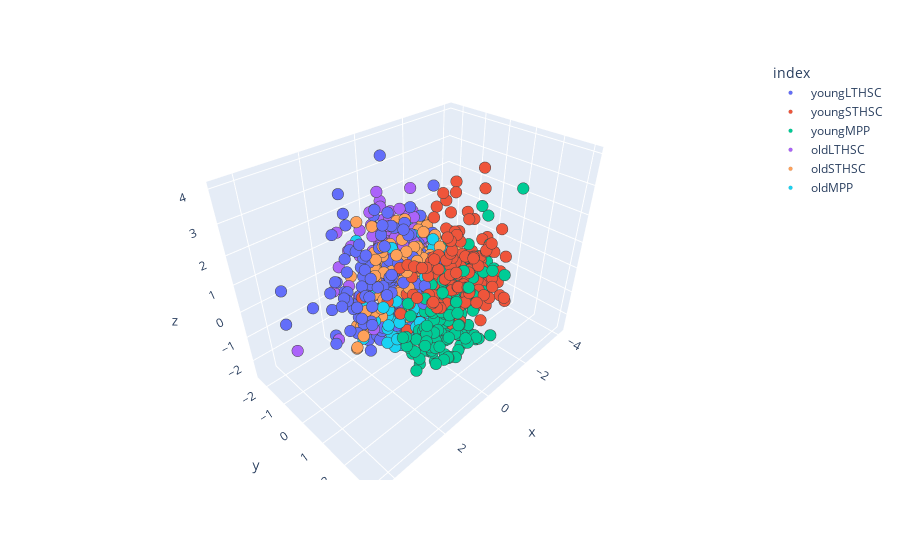

Here is the notebook cell this chart was saved with:
### Code cell
encoded = {'oldLTHSC':0, 'oldMPP':1, 'oldSTHSC':2, 'youngLTHSC':3, 'youngMPP':4, 'youngSTHSC':5}
cells = ['oldLTHSC' ,'oldMPP', 'oldSTHSC', 'youngLTHSC' ,'youngMPP' ,'youngSTHSC']
cell_types = [encoded.get(x, x) for x in dfz.index]
colormap = ['r', 'b', 'g', 'y', 'c', 'm']
cell_colors = [colormap[x] for x in cell_types]
dfpca = pd.DataFrame(zcomps, index = dfz.index)
dfpca
fig = px.scatter_3d(dfpca, zcomps[:,0], zcomps[:,1],zcomps[:,2], dfpca.index)
fig.update_traces(marker=dict(opacity =1, size=4,
                              line=dict(width= .1)))

fig.show()

### Figure 1 — Plotly figure (JSON) as saved in the notebook; plotly's stock layout.template omitted (floating-point values rounded to 4 significant figures; data arrays with more than 128 entries replaced by an {"elided": "..."} marker saying what was removed)
{"data": [{"hovertemplate": "index=youngLTHSC<br>x=%{x}<br>y=%{y}<br>z=%{z}<extra></extra>", "legendgroup": "youngLTHSC", "marker": {"color": "#636efa", "line": {"width": 0.1}, "opacity": 1, "size": 4, "symbol": "circle"}, "mode": "markers", "name": "youngLTHSC", "scene": "scene", "showlegend": true, "type": "scatter3d", "x": {"elided": "167 float values"}, "y": {"elided": "167 float values"}, "z": {"elided": "167 float values"}}, {"hovertemplate": "index=youngSTHSC<br>x=%{x}<br>y=%{y}<br>z=%{z}<extra></extra>", "legendgroup": "youngSTHSC", "marker": {"color": "#EF553B", "line": {"width": 0.1}, "opacity": 1, "size": 4, "symbol": "circle"}, "mode": "markers", "name": "youngSTHSC", "scene": "scene", "showlegend": true, "type": "scatter3d", "x": {"elided": "163 float values"}, "y": {"elided": "163 float values"}, "z": {"elided": "163 float values"}}, {"hovertemplate": "index=youngMPP<br>x=%{x}<br>y=%{y}<br>z=%{z}<extra></extra>", "legendgroup": "youngMPP", "marker": {"color": "#00cc96", "line": {"width": 0.1}, "opacity": 1, "size": 4, "symbol": "circle"}, "mode": "markers", "name": "youngMPP", "scene": "scene", "showlegend": true, "type": "scatter3d", "x": {"elided": "168 float values"}, "y": {"elided": "168 float values"}, "z": {"elided": "168 float values"}}, {"hovertemplate": "index=oldLTHSC<br>x=%{x}<br>y=%{y}<br>z=%{z}<extra></extra>", "legendgroup": "oldLTHSC", "marker": {"color": "#ab63fa", "line": {"width": 0.1}, "opacity": 1, "size": 4, "symbol": "circle"}, "mode": "markers", "name": "oldLTHSC", "scene": "scene", "showlegend": true, "type": "scatter3d", "x": {"elided": "183 float values"}, "y": {"elided": "183 float values"}, "z": {"elided": "183 float values"}}, {"hovertemplate": "index=oldSTHSC<br>x=%{x}<br>y=%{y}<br>z=%{z}<extra></extra>", "legendgroup": "oldSTHSC", "marker": {"color": "#FFA15A", "line": {"width": 0.1}, "opacity": 1, "size": 4, "symbol": "circle"}, "mode": "markers", "name": "oldSTHSC", "scene": "scene", "showlegend": true, "type": "scatter3d", "x": {"elided": "189 float values"}, "y": {"elided": "189 float values"}, "z": {"elided": "189 float values"}}, {"hovertemplate": "index=oldMPP<br>x=%{x}<br>y=%{y}<br>z=%{z}<extra></extra>", "legendgroup": "oldMPP", "marker": {"color": "#19d3f3", "line": {"width": 0.1}, "opacity": 1, "size": 4, "symbol": "circle"}, "mode": "markers", "name": "oldMPP", "scene": "scene", "showlegend": true, "type": "scatter3d", "x": {"elided": "188 float values"}, "y": {"elided": "188 float values"}, "z": {"elided": "188 float values"}}], "layout": {"legend": {"title": {"text": "index"}, "tracegroupgap": 0}, "margin": {"t": 60}, "scene": {"domain": {"x": [0, 1], "y": [0, 1]}, "xaxis": {"title": {"text": "x"}}, "yaxis": {"title": {"text": "y"}}, "zaxis": {"title": {"text": "z"}}}}}
